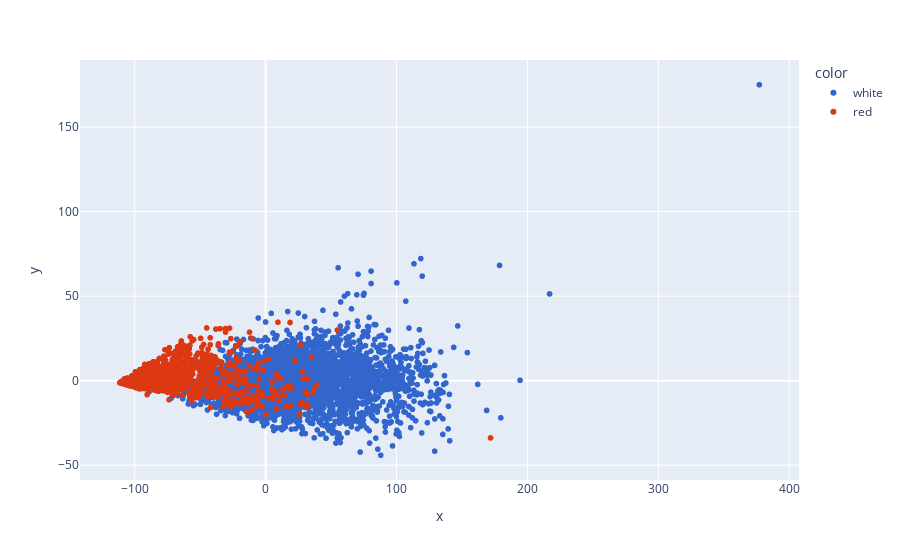

This figure's notebook cell:
### Code cell
import plotly.express as px
y_train_pca_wo_scaling_2d = y_train.astype(str)
fig = px.scatter(x = X_train_pca_wo_scaling_2d[:, 0],
                y = X_train_pca_wo_scaling_2d[:, 1],
                color = y_train_pca_wo_scaling_2d,
                color_discrete_sequence = px.colors.qualitative.G10
                )
fig.show()

### Figure 1 — Plotly figure (JSON) as saved in the notebook; plotly's stock layout.template omitted (floating-point values rounded to 4 significant figures; data arrays with more than 128 entries replaced by an {"elided": "..."} marker saying what was removed)
{"data": [{"hovertemplate": "color=white<br>x=%{x}<br>y=%{y}<extra></extra>", "legendgroup": "white", "marker": {"color": "#3366CC", "symbol": "circle"}, "mode": "markers", "name": "white", "showlegend": true, "type": "scattergl", "x": {"elided": "3158 float values"}, "xaxis": "x", "y": {"elided": "3158 float values"}, "yaxis": "y"}, {"hovertemplate": "color=red<br>x=%{x}<br>y=%{y}<extra></extra>", "legendgroup": "red", "marker": {"color": "#DC3912", "symbol": "circle"}, "mode": "markers", "name": "red", "showlegend": true, "type": "scattergl", "x": {"elided": "1078 float values"}, "xaxis": "x", "y": {"elided": "1078 float values"}, "yaxis": "y"}], "layout": {"autosize": true, "legend": {"title": {"text": "color"}, "tracegroupgap": 0}, "margin": {"t": 60}, "xaxis": {"anchor": "y", "autorange": true, "domain": [0, 1], "range": [-143.6, 409.3], "title": {"text": "x"}, "type": "linear"}, "yaxis": {"anchor": "x", "autorange": true, "domain": [0, 1], "range": [-61.08, 192.1], "title": {"text": "y"}, "type": "linear"}}}
